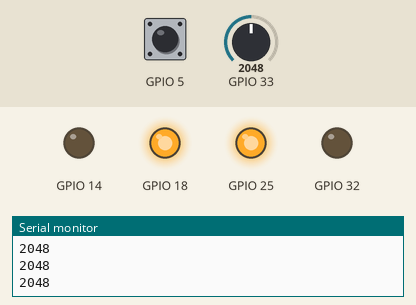
Simulated run of this sketch. Board: ESP32. Shown: output pins drawn as LEDs (lit = HIGH), the last lines printed to the serial monitor. The inputs (shaded band) are chosen by the test bench; at power-on: GPIO 33 = 2048, GPIO 5 HIGH.

Above: at 1.2 s.
1.3 s: GPIO 33 set to 444
2.8 s: GPIO 33 set to 373
At 3.9 s:
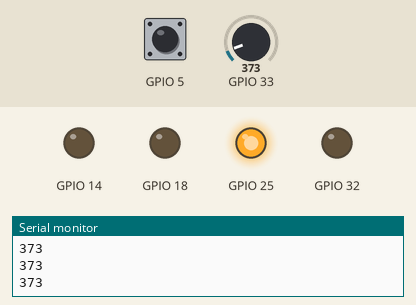
4.3 s: GPIO 33 set to 440
At 5.2 s:
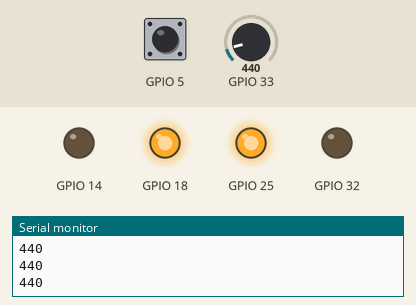
5.8 s: GPIO 33 set to 360
At 6.3 s:
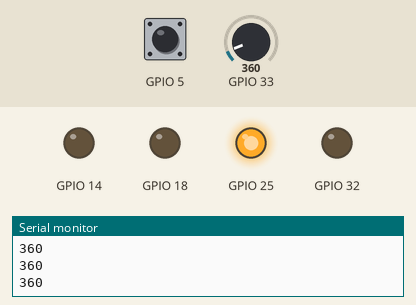
Timing chart, 0 to 8.3 s (numbered marks = the images above; inputs shaded):
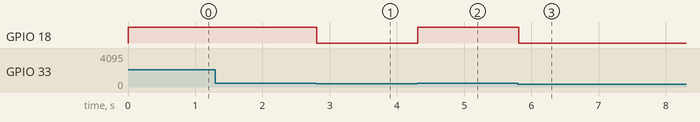

The sketch:

LDR.ino
```cpp
int x;
bool state = 1;
void setup() {
  pinMode(32, OUTPUT);
  pinMode(25, OUTPUT);
  pinMode(18, OUTPUT);
  pinMode(14, OUTPUT);
  pinMode(5, INPUT_PULLUP);
  digitalWrite(32, 0);
  digitalWrite(25, 1);
  digitalWrite(14, 0);
  Serial.begin(9600);

}

void loop() {
  x = analogRead(33);
  Serial.println(x);
  if (x > 400 && state) digitalWrite(18, 1);
  else digitalWrite(18, 0);
  if (!digitalRead(5)) {
    while (!digitalRead(5));
    state = !state;
  }
}
```

Measured:
- the behaviour switches between 401 and 400 on GPIO 33 (found by bisection; images 0 and 1)
- after the input at 2.8 s, GPIO 18: HIGH → LOW at once
- after the input at 4.3 s, GPIO 18: LOW → HIGH at once
- after the input at 5.8 s, GPIO 18: HIGH → LOW at once
